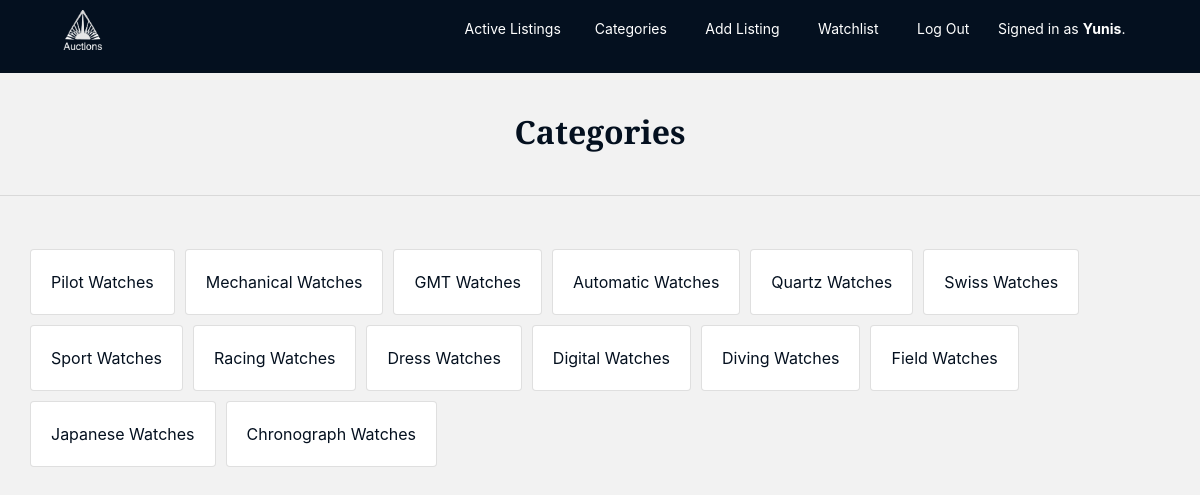
Page /categories (signed in) on the committed database.
### auctions/models.py (models this page shows)
class User(AbstractUser):
    pass

class Category(models.Model):
    type = models.CharField(max_length=64)
    def __str__(self):
        return self.type

### auctions/views.py (the view)
# urls.py: path("categories", views.categories, name="categories"),
def categories(request):
    return render(request, "auctions/categories.html", {
        "categories": Category.objects.all()
    })

### auctions/templates/auctions/categories.html
{% extends "auctions/layout.html" %}
{% block head %}
    <h2>Categories</h2>
{%  endblock %}
{% block body %}
 <div class="row mt-5">
     {%  for category in categories %}
         <div class="card">
            <div class="card-body">
                 <a href="{%  url 'categoryIndex' category.type%}">{{ category }}</a>
             </div>
         </div>
    {% endfor %}
 </div>
{% endblock %}

### auctions/templates/auctions/layout.html (shortened to what this page needs)
{% load static %}
<!DOCTYPE html>
<html lang="en">
    <head>
        <link rel="stylesheet" href="https://stackpath.bootstrapcdn.com/bootstrap/4.4.1/css/bootstrap.min.css">
        <link href="{% static 'auctions/styles.css' %}" rel="stylesheet">
    </head>
    <body>
   <div class="top">
 	<div class="container">
 		<div class="row">
 			<div class="col-md-3" id="logo"> <a href="{% url 'index' %}"><img src="{% static 'auctions/l.png' %}" alt=""></a></div>
            <div class="col-md-1"></div>
 			<div class="col-md-8">
 				<ul class="navigation">
                   <li><a href="{% url 'index' %}">Active Listings</a>
                   <li><a href="{% url 'categories' %}">Categories</a></li>
                     {% if user.is_authenticated %}
 				   <li><a href="{% url 'newListing' %}">Add Listing</a></li>
                   <li><a href="{% url 'watchlist' %}">Watchlist</a></li>
 				   <li><a href="{% url 'logout' %}">Log Out</a></li>
                     {% else %}
 				   <li><a href="{% url 'login' %}">Log In</a></li>
 				   <li><a href="{% url 'register' %}">Register</a></li>
                    {% endif %}
                   {% if user.is_authenticated %}
                   <li>
                        Signed in as <strong>{{ user.username }}</strong>.
                   </li>
                {% else %}
                    <li>
                        Not Signed in
                   </li>
                {% endif %}
                </ul>
 			</div>
 		</div>
 	</div>
 </div>
        <div class="page">
            <div class="container">
                <div class="row">
                    <div class="col-md-12">
                          {% block head %}
                         {% endblock %}
                    </div>
                </div>
            </div>
         </div>
   <hr>
        <div class="content">
        {% block body %}
        {% endblock %}</div>
    </body>
</html>

### auctions/static/auctions/styles.css (style rules this page uses)
body { background-color: #F2F2F2; }
.content { margin: 40px; }
.card { margin:5px; }
.top { background-color:#04101F; padding: 3px; }
.navigation { list-style: none; text-align: center; padding: 10px; }
.navigation li { display: inline-block; margin: 5px 12px; }
.top img { width: 60px; padding: 2px; margin: 5px 10px; }
.navigation a, li { color:#ffffff; font-size: 14px; margin-left: 10px; }
.page { padding: 40px 40px 20px 40px; background-color: #F2F2F2; text-align: center; }
.page h2, .card a { color:#04101F; }
h2, h6,h5 { font-family: 'Arvo'; font-weight: bold; }

### rows in the picture
User: username "Yunis"
Category: type "Pilot Watches"
Category: type "Mechanical Watches"
Category: type "GMT Watches"
Category: type "Automatic Watches"
Category: type "Quartz Watches"
Category: type "Swiss Watches"
Category: type "Sport Watches"
Category: type "Racing Watches"
Category: type "Dress Watches"
Category: type "Digital Watches"
Category: type "Diving Watches"
Category: type "Field Watches"
Category: type "Japanese Watches"
Category: type "Chronograph Watches"
